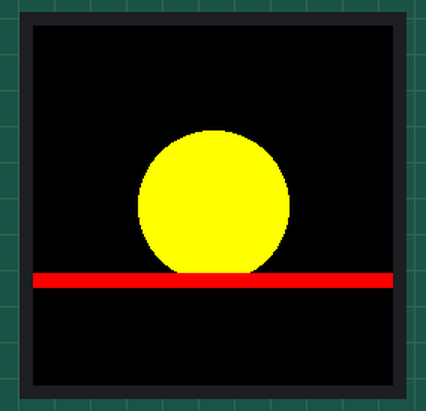
A program run on a simulated Raspberry Pi Pico running MicroPython. Parts: 240×240 colour display. At 0.0 s the program stops and its outputs stay as they are.

Above: at 0.1 s.

The program:

Aufgabe1.py
```python
from picographics import PicoGraphics, DISPLAY_PICO_EXPLORER, PEN_P8 #lib für Display

#Display instanzieren/initialisieren
display = PicoGraphics(display=DISPLAY_PICO_EXPLORER, pen_type=PEN_P8)

# Konstante fürs Zeichnen
WIDTH, HEIGHT = display.get_bounds()

# Farben erstellen
BLACK = display.create_pen(0, 0, 0)
YEllOW = display.create_pen(255, 255, 0)
RED = display.create_pen(255, 0, 0)

# Display löschen
display.set_pen(BLACK)
display.clear()
display.update()

# Kreis und Linie Zeichnen
display.set_pen(YEllOW)
display.circle(int(WIDTH/2), int(HEIGHT/2), 50)
display.set_pen(RED)
display.line(0,int(HEIGHT/2+50),WIDTH,int(HEIGHT/2+50), 10)
display.update()
```
